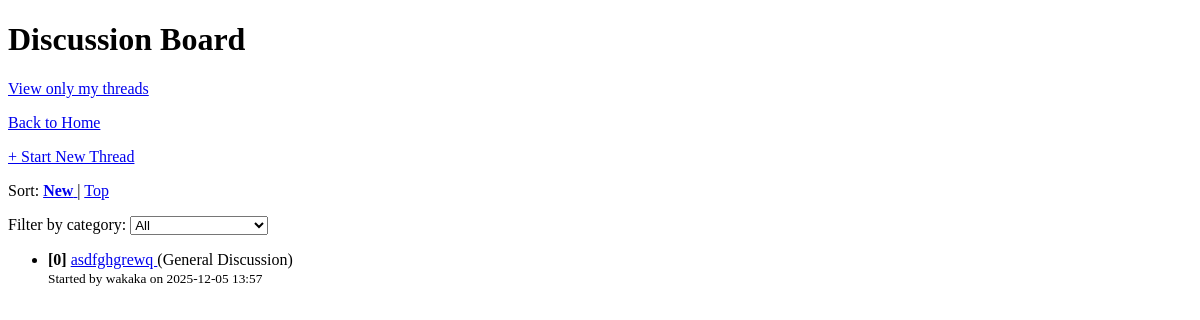
Page /forum (signed in) on the earlier database version.
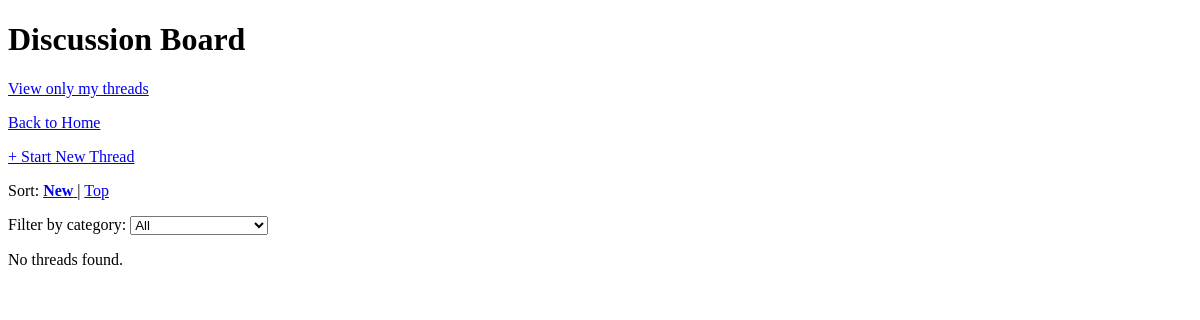
Same page on the later database version.
### main.py (models this page shows)
class Thread(db.Model):
    id = db.Column(db.Integer, primary_key=True)
    title = db.Column(db.String(150), nullable=False)
    body = db.Column(db.Text, nullable=True)
    category = db.Column(db.String(50))
    creator_id = db.Column(db.Integer, db.ForeignKey('user.id'), nullable=False)
    created_at = db.Column(db.DateTime, default=datetime.utcnow)
    score = db.Column(db.Integer, default=0)
    creator = db.relationship('User', backref='threads')

class User(db.Model, UserMixin):
    id = db.Column(db.Integer, primary_key=True)
    username = db.Column(db.String(20), nullable=False, unique=True)
    email = db.Column(db.String(20), nullable=False, unique=True)
    password = db.Column(db.String(80), nullable=False)
    role = db.Column(db.String(10), nullable=False)  # 'student' or 'mentor'

### main.py (the view)
@app.route('/forum')
@login_required
def forum():
    selected_category = request.args.get('category', 'All')
    sort = request.args.get('sort', 'new')
    query = Thread.query
    if selected_category == 'All':
        pass
    elif selected_category == 'Other':
        query = query.filter(Thread.category.notin_(BASE_THREAD_CATEGORIES))
    else:
        query = query.filter_by(category=selected_category)
    if sort == 'top':
        query = query.order_by(Thread.score.desc(), Thread.created_at.desc())
    else:  # 'new'
        query = query.order_by(Thread.created_at.desc())
    threads = query.all()
    return render_template(
        'forum.html',
        threads=threads,
        selected_category=selected_category,
        sort=sort,
        mine=False
    )

### main.py (called while the page is built)
@login_manager.user_loader
def load_user(user_id):
    return User.query.get(int(user_id))

### templates/forum.html (shortened to what this page needs)
<!DOCTYPE html>
<html lang="en">
<head>
</head>
<body>
    {% if mine %}
        <h1>My Discussion Threads</h1>
        <p><a href="{{ url_for('forum') }}">View all threads</a></p>
    {% else %}
        <h1>Discussion Board</h1>
        <p><a href="{{ url_for('my_threads') }}">View only my threads</a></p>
    {% endif %}
    <p><a href="{{ url_for('home') }}">Back to Home</a></p>
    <p><a href="{{ url_for('create_thread') }}">+ Start New Thread</a></p>
    <p>
        Sort:
        <a href="{{ url_for('forum', category=selected_category, sort='new') }}">
            {% if sort == 'new' %}<strong>New</strong>{% else %}New{% endif %}
        </a> |
        <a href="{{ url_for('forum', category=selected_category, sort='top') }}">
            {% if sort == 'top' %}<strong>Top</strong>{% else %}Top{% endif %}
        </a>
    </p>
    <form method="get">
        <label for="category">Filter by category:</label>
        <select name="category" id="category" onchange="this.form.submit()">
            <option value="All" {% if selected_category == 'All' %}selected{% endif %}>All</option>
        </select>
    </form>
    {% if threads %}
        <ul>
            {% for thread in threads %}
                <li>
                    <strong>[{{ thread.score or 0 }}]</strong>
                    <a href="{{ url_for('thread_detail', thread_id=thread.id) }}">
                        {{ thread.title }}
                    </a>
                    {% if thread.category %}
                        ({{ thread.category }})
                    {% endif %}
                    <br>
                    <small>
                        Started by {{ thread.creator.username }}
                        on {{ thread.created_at.strftime('%Y-%m-%d %H:%M') }}
                    </small>
                </li>
            {% endfor %}
        </ul>
    {% else %}
        <p>No threads found.</p>
    {% endif %}
</body>
</html>

Differences in the rows shown:
removed Thread: score "0", title "asdfghgrewq", category "General Discussion", creator.username "wakaka", created_at "2025-12-05 13:57"
Other differences:
text now shown: "No threads found."
